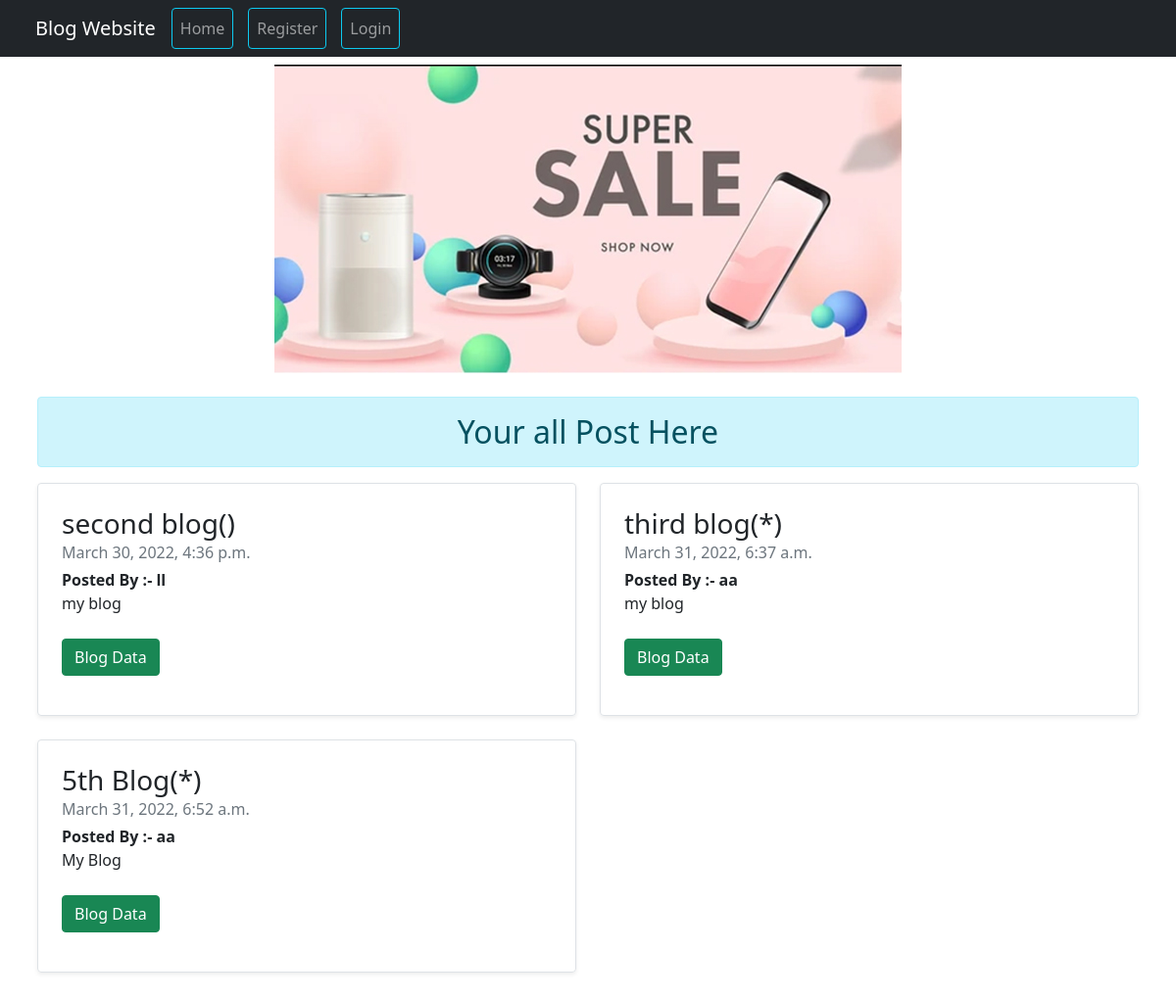
The page / on the database its author committed.
### myapp/models.py (models this page shows)
class Blog(models.Model):
    user_id=models.ForeignKey(User, on_delete=models.CASCADE)
    title=models.CharField(max_length=50)
    desc=models.TextField()
    date=models.DateTimeField(auto_now_add=True, null=True)
    def __str__(self):
        return self.title

### myapp/views.py (the view)
# urls.py: 2. Add a URL to urlpatterns:  path('', views.home, name='home')
def home(request):
    myblog=Blog.objects.all()
    print(myblog)
    return render(request, 'home.html', {'mblog':myblog})

### templates/home.html (shortened to what this page needs)
{% extends 'base.html' %}
{% block body %}
{% load static %}
<div class="container p-2">
    <div class="img text-center pt-0 pb-4">
        <img src="{% static 'img/4.jpg' %}">
    </div>
    <h2 class="text-center alert alert-info">Your all Post Here</h2>
    <div class="row mb-2">
        {% for ablog in mblog %}
            <div class="col-md-6">
                <div class="row g-0 border rounded overflow-hidden flex-md-row mb-4 shadow-sm h-md-250 position-relative">
                    <div class="col p-4 d-flex flex-column position-static">
                        <h3 class="mb-0">{{ablog.title}}</h3>
                        <div class="mb-1 text-muted">{{ablog.date}}</div>
                        <b>Posted By :- {{ablog.user_id.username}}</b>
                        <p class="card-text mb-auto">{{ablog.desc}}<p><br>
                        <b><a href="blog_detail/{{ablog.id}}" class="btn btn-success">Blog Data </a></b>
                    </div>
                </div>
            </div>
        {% endfor %}
    </div>
</div>
{% endblock body %}

### templates/base.html (shortened to what this page needs)
<!doctype html>
    <head>
        <link href="https://cdn.jsdelivr.net/npm/bootstrap@5.1.3/dist/css/bootstrap.min.css" rel="stylesheet">
    </head>
    <body>
        <div class="container-fluid">
            <div class="row">
                <nav class="navbar navbar-expand-lg navbar-dark bg-dark">
                    <div class="container-fluid">
                        <a class="navbar-brand" href="/">Blog Website</a>
                        <div class="collapse navbar-collapse" id="navbarNav">
                            <ul class="navbar-nav">
                                <li style="margin:0px 15px 0px 0px;" class="nav-item">
                                    <a class="nav-link btn btn-outline-info " href="/">Home</a>
                                </li>
                                {% if user.is_authenticated %}
                                <li style="margin:0px 15px 0px 0px;" class="nav-item">
                                    <a class="nav-link btn btn-outline-info " href="/">{{request.user}}</a>
                                </li>
                                <li style="margin:0px 15px 0px 0px;" class="nav-item">
                                    <a class="nav-link btn btn-outline-info " href="/logout">Logout</a>
                                </li>
                                <li style="margin:0px 15px 0px 0px;" class="nav-item">
                                    <a class="nav-link btn btn-outline-info " href="/blogpost">Blog Post</a>
                                </li>
                                {% if user.id == iblog.user_id_id %}
                                <li style="margin:0px 15px 0px 0px;" class="nav-item">
                                    <a class="nav-link btn btn-outline-success " href="/edit/{{iblog.id}}">Edit</a>
                                </li>
                                <li style="margin:0px 15px 0px 0px;" class="nav-item">
                                    <a class="nav-link btn btn-outline-danger mx-2" href="/delete/{{iblog.id}}">Delete</a>
                                </li>
                                {% endif %}
                                {% else %}
                                <li style="margin:0px 15px 0px 0px;" class="nav-item">
                                    <a class="nav-link btn btn-outline-info " href="/register">Register</a>
                                </li>
                                <li style="margin:0px 15px 0px 0px;" class="nav-item">
                                    <a class="nav-link btn btn-outline-info " href="/login">Login</a>
                                </li>
                                {% endif %}
                            </ul>
                        </div>
                    </div>
                </nav>
            </div>
        </div>
        {% block body %}
        {% endblock body %}
    </body>
</html>

### rows shown on the page
Blog: title "second blog()", date "March 30, 2022, 4:36 p.m.", user_id.username "ll", desc "my blog"
Blog: title "third blog(*)", date "March 31, 2022, 6:37 a.m.", user_id.username "aa", desc "my blog"
Blog: title "5th Blog(*)", date "March 31, 2022, 6:52 a.m.", user_id.username "aa", desc "My Blog"
